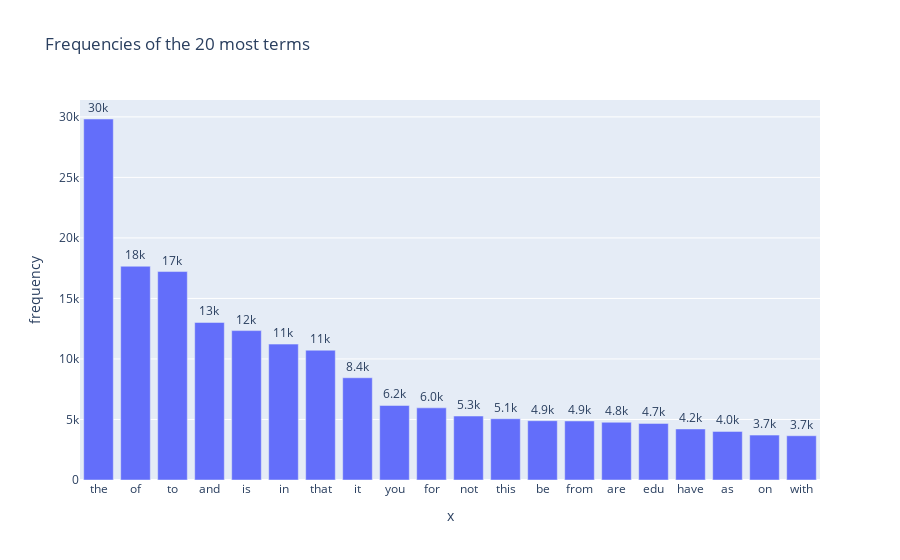

Source (notebook cell):
### Code cell
df_14 = pd.DataFrame(term_frequencies_20, index = term_frequencies_name, columns = ["frequency"])
fig = px.bar(df_14, y="frequency", x=term_frequencies_name, text_auto='.2s',
            title="Frequencies of the 20 most terms")
fig.update_traces(textfont_size=12, textangle=0, textposition="outside", cliponaxis=False)
fig.show()

### Figure 1 — Plotly figure (JSON) as saved in the notebook; plotly's stock layout.template omitted (floating-point values rounded to 4 significant figures)
{"data": [{"alignmentgroup": "True", "cliponaxis": false, "hovertemplate": "x=%{x}<br>frequency=%{y}<extra></extra>", "legendgroup": "", "marker": {"color": "#636efa", "pattern": {"shape": ""}}, "name": "", "offsetgroup": "", "orientation": "v", "showlegend": false, "textangle": 0, "textfont": {"size": 12}, "textposition": "outside", "texttemplate": "%{y:.2s}", "type": "bar", "x": ["the", "of", "to", "and", "is", "in", "that", "it", "you", "for", "not", "this", "be", "from", "are", "edu", "have", "as", "on", "with"], "xaxis": "x", "y": [29825, 17660, 17222, 13017, 12343, 11226, 10723, 8447, 6157, 5962, 5285, 5063, 4898, 4877, 4769, 4675, 4218, 4015, 3709, 3655], "yaxis": "y"}], "layout": {"barmode": "relative", "legend": {"tracegroupgap": 0}, "title": {"text": "Frequencies of the 20 most terms"}, "xaxis": {"anchor": "y", "domain": [0, 1], "title": {"text": "x"}}, "yaxis": {"anchor": "x", "domain": [0, 1], "title": {"text": "frequency"}}}}
